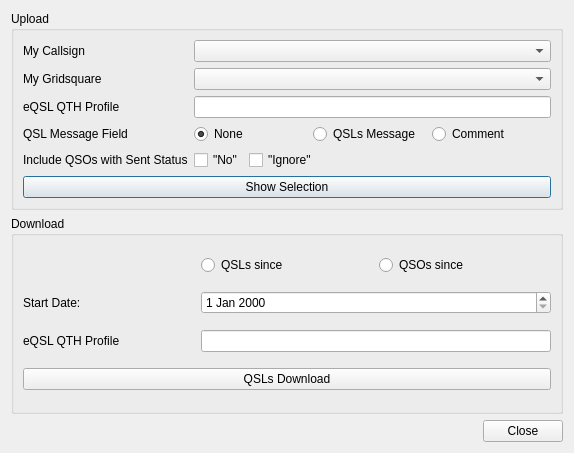
<?xml version="1.0" encoding="UTF-8"?>
<ui version="4.0">
 <class>EqslDialog</class>
 <widget class="QDialog" name="EqslDialog">
  <property name="geometry">
   <rect>
    <x>0</x>
    <y>0</y>
    <width>574</width>
    <height>453</height>
   </rect>
  </property>
  <property name="windowTitle">
   <string>eQSL</string>
  </property>
  <layout class="QVBoxLayout" name="verticalLayout">
   <item>
    <widget class="QGroupBox" name="groupBox">
     <property name="title">
      <string>Upload</string>
     </property>
     <layout class="QGridLayout" name="gridLayout_2">
      <item row="2" column="0">
       <widget class="QLabel" name="qthProfileUploadLabel">
        <property name="text">
         <string>eQSL QTH Profile</string>
        </property>
       </widget>
      </item>
      <item row="1" column="1" colspan="2">
       <widget class="QComboBox" name="myGridCombo"/>
      </item>
      <item row="5" column="1">
       <layout class="QHBoxLayout" name="horizontalLayout">
        <item>
         <widget class="QCheckBox" name="addlSentStatusN">
          <property name="toolTip">
           <string>Under normal circumstances this status means &lt;b&gt;&quot;do not send&quot;&lt;/b&gt;.&lt;br/&gt;However, it may sometimes be wanted to ignore this setting when sending a QSL.</string>
          </property>
          <property name="text">
           <string>&quot;No&quot;</string>
          </property>
         </widget>
        </item>
        <item>
         <widget class="QCheckBox" name="addlSentStatusI">
          <property name="toolTip">
           <string>Under normal circumstances this status means &lt;b&gt;&quot;Ignore/Invalid&quot;&lt;/b&gt;.&lt;br/&gt;However, it may sometimes be wanted to ignore this setting when sending a QSL.</string>
          </property>
          <property name="text">
           <string>&quot;Ignore&quot;</string>
          </property>
         </widget>
        </item>
        <item>
         <spacer name="horizontalSpacer">
          <property name="orientation">
           <enum>Qt::Horizontal</enum>
          </property>
          <property name="sizeHint" stdset="0">
           <size>
            <width>40</width>
            <height>20</height>
           </size>
          </property>
         </spacer>
        </item>
       </layout>
      </item>
      <item row="2" column="1" colspan="2">
       <widget class="QLineEdit" name="qthProfileUploadEdit"/>
      </item>
      <item row="0" column="0">
       <widget class="QLabel" name="myCallsignLabel">
        <property name="text">
         <string>My Callsign</string>
        </property>
       </widget>
      </item>
      <item row="1" column="0">
       <widget class="QLabel" name="myGridLabel">
        <property name="text">
         <string>My Gridsquare</string>
        </property>
       </widget>
      </item>
      <item row="0" column="1" colspan="2">
       <widget class="QComboBox" name="myCallsignCombo"/>
      </item>
      <item row="3" column="0">
       <widget class="QLabel" name="uploadcommentLabel">
        <property name="text">
         <string>QSL Message Field</string>
        </property>
       </widget>
      </item>
      <item row="5" column="0">
       <widget class="QLabel" name="addlSentStatusLabel">
        <property name="text">
         <string>&lt;html&gt;&lt;head/&gt;&lt;body&gt;&lt;p&gt;Include QSOs with Sent Status&lt;/p&gt;&lt;/body&gt;&lt;/html&gt;</string>
        </property>
       </widget>
      </item>
      <item row="6" column="0" colspan="3">
       <widget class="QPushButton" name="showButton">
        <property name="text">
         <string>Show Selection</string>
        </property>
       </widget>
      </item>
      <item row="3" column="1">
       <layout class="QHBoxLayout" name="horizontalLayout_2">
        <item>
         <widget class="QRadioButton" name="uploadNoneQSLCheck">
          <property name="text">
           <string>None</string>
          </property>
          <property name="checked">
           <bool>true</bool>
          </property>
          <attribute name="buttonGroup">
           <string notr="true">buttonGroup</string>
          </attribute>
         </widget>
        </item>
        <item>
         <widget class="QRadioButton" name="uploadQSLsMsgCheck">
          <property name="text">
           <string>QSLs Message</string>
          </property>
          <attribute name="buttonGroup">
           <string notr="true">buttonGroup</string>
          </attribute>
         </widget>
        </item>
        <item>
         <widget class="QRadioButton" name="uploadcommentCheck">
          <property name="text">
           <string>Comment</string>
          </property>
          <attribute name="buttonGroup">
           <string notr="true">buttonGroup</string>
          </attribute>
         </widget>
        </item>
       </layout>
      </item>
     </layout>
    </widget>
   </item>
   <item>
    <widget class="QGroupBox" name="groupBox_2">
     <property name="title">
      <string>Download</string>
     </property>
     <layout class="QGridLayout" name="gridLayout">
      <item row="0" column="1">
       <widget class="QRadioButton" name="qslRadioButton">
        <property name="text">
         <string>QSLs since</string>
        </property>
       </widget>
      </item>
      <item row="2" column="0">
       <widget class="QLabel" name="qthProfileLabel">
        <property name="text">
         <string>eQSL QTH Profile</string>
        </property>
       </widget>
      </item>
      <item row="1" column="0">
       <widget class="QLabel" name="label">
        <property name="text">
         <string>Start Date:</string>
        </property>
       </widget>
      </item>
      <item row="0" column="2">
       <widget class="QRadioButton" name="qsoRadioButton">
        <property name="text">
         <string>QSOs since</string>
        </property>
       </widget>
      </item>
      <item row="1" column="1" colspan="2">
       <widget class="QDateEdit" name="dateEdit"/>
      </item>
      <item row="2" column="1" colspan="2">
       <widget class="QLineEdit" name="qthProfileEdit"/>
      </item>
      <item row="3" column="0" colspan="3">
       <widget class="QPushButton" name="downloadButton">
        <property name="text">
         <string>QSLs Download</string>
        </property>
       </widget>
      </item>
     </layout>
    </widget>
   </item>
   <item>
    <widget class="QDialogButtonBox" name="buttonBox">
     <property name="orientation">
      <enum>Qt::Horizontal</enum>
     </property>
     <property name="standardButtons">
      <set>QDialogButtonBox::Close</set>
     </property>
    </widget>
   </item>
  </layout>
 </widget>
 <resources/>
 <connections>
  <connection>
   <sender>buttonBox</sender>
   <signal>accepted()</signal>
   <receiver>EqslDialog</receiver>
   <slot>accept()</slot>
   <hints>
    <hint type="sourcelabel">
     <x>248</x>
     <y>254</y>
    </hint>
    <hint type="destinationlabel">
     <x>157</x>
     <y>274</y>
    </hint>
   </hints>
  </connection>
  <connection>
   <sender>buttonBox</sender>
   <signal>rejected()</signal>
   <receiver>EqslDialog</receiver>
   <slot>reject()</slot>
   <hints>
    <hint type="sourcelabel">
     <x>316</x>
     <y>260</y>
    </hint>
    <hint type="destinationlabel">
     <x>286</x>
     <y>274</y>
    </hint>
   </hints>
  </connection>
  <connection>
   <sender>downloadButton</sender>
   <signal>pressed()</signal>
   <receiver>EqslDialog</receiver>
   <slot>download()</slot>
   <hints>
    <hint type="sourcelabel">
     <x>242</x>
     <y>323</y>
    </hint>
    <hint type="destinationlabel">
     <x>242</x>
     <y>210</y>
    </hint>
   </hints>
  </connection>
  <connection>
   <sender>showButton</sender>
   <signal>clicked()</signal>
   <receiver>EqslDialog</receiver>
   <slot>upload()</slot>
   <hints>
    <hint type="sourcelabel">
     <x>242</x>
     <y>152</y>
    </hint>
    <hint type="destinationlabel">
     <x>242</x>
     <y>210</y>
    </hint>
   </hints>
  </connection>
  <connection>
   <sender>myCallsignCombo</sender>
   <signal>currentTextChanged(QString)</signal>
   <receiver>EqslDialog</receiver>
   <slot>uploadCallsignChanged(QString)</slot>
   <hints>
    <hint type="sourcelabel">
     <x>317</x>
     <y>70</y>
    </hint>
    <hint type="destinationlabel">
     <x>242</x>
     <y>210</y>
    </hint>
   </hints>
  </connection>
 </connections>
 <slots>
  <slot>download()</slot>
  <slot>upload()</slot>
  <slot>uploadCallsignChanged(QString)</slot>
 </slots>
 <buttongroups>
  <buttongroup name="buttonGroup"/>
 </buttongroups>
</ui>
